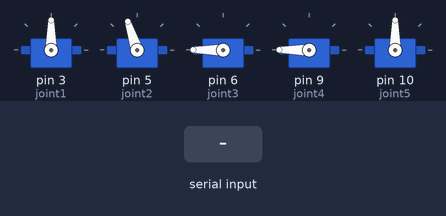
Bench run of a sketch on a simulated Arduino Uno, built with avr-gcc and run on an emulated ATmega328P. On the bench: 5 × servo. The inputs (shaded band) are chosen by the test bench.

Above: at 1.2 s.
1.3 s: "90,45,200\n" received over Serial
At 5.81 s:
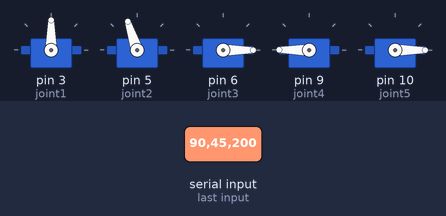
7.3 s: "30,150,10\n" received over Serial
At 13.1 s:
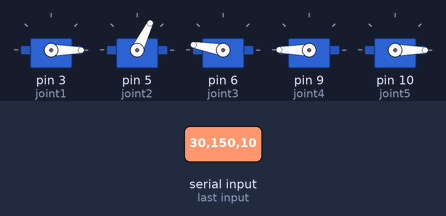
13.3 s: "90,45,200,10\n" received over Serial
At 18.5 s:
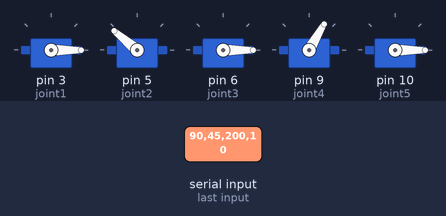
19.3 s: "30,150,10,200\n" received over Serial
At 21.9 s:
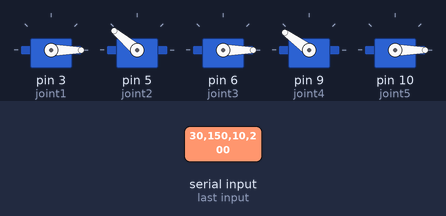
Timing chart, 0 to 24.9 s (numbered marks = the images above; inputs shaded):
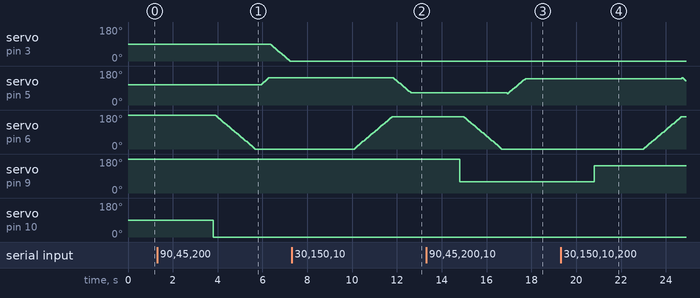

Measured:
- after the input at 1.3 s, servo on pin 3 (joint1): moves from 90° to 0° over 0.85 s, starting after 5.1 s; servo on pin 5 (joint2): 108° → 143° after 4.7 s; servo on pin 6 (joint3): moves from 180° to 0° over 1.8 s, starting after 2.6 s; servo on pin 10 (joint5): 90° → 0° after 2.5 s
- after the input at 7.3 s, servo on pin 6 (joint3): moves from 0° to 170° over 1.7 s, starting after 2.8 s
- after the input at 13.3 s, servo on pin 6 (joint3): moves from 170° to 0° over 1.7 s, starting after 1.7 s; servo on pin 9 (joint4): 180° → 60° after 1.5 s
- after the input at 19.3 s, servo on pin 5 (joint2): 140° → 129° after 5.4 s; servo on pin 6 (joint3): moves from 0° to 170° over 1.7 s, starting after 3.7 s; servo on pin 9 (joint4): 60° → 144° after 1.5 s

The sketch:

robot.ino
```cpp
#include "Servo.h"

void setup2(void);

//Variable Declarations
Servo joint1,joint2,joint3,joint4,joint5,gripper;

int q1, q2, q3, q4 = 0;
int q1_p,q2_p,q3_p,q4_p;
int q1n, q2n,q3n,q4n;
int g;
char se = 0;

int state = 0;
unsigned int response;

void setup() {

  joint1.attach(3);
  joint2.attach(5);
  joint3.attach(6);
  joint4.attach(9);
  joint5.attach(10);
  Serial.begin(9600);

}


void loop() {
  if(se == 0){
        setup2();
        se = 1;
    }


  //info incomming from the python script
  //Serial.available() returns the number of bytes to be read
  while(Serial.available()>0){
      response = Serial.read();
        if(response = 'D' && state == 0){

            q1_p = q1n;

            q1 = Serial.parseInt();

            q1n = int((q1 - 6)*1.07 );

            if(q1n < 0){
                q1n = 0;
              }

            state = 1;
          }
        if(response = 'D' && state == 1){
            q2_p = q2n;

            q2 = Serial.parseInt();

            q2n = 180 - int(q2 * 0.8);   //|

            state = 2;
          }
        if(response = 'D' && state == 2){
            q3_p = q3n;

            q3 = Serial.parseInt();

            q3n = 180 - q3;   //|

            state = 3;
          }
        if(response = 'D' && state == 3){
            q4_p = q4n;

            q4 = Serial.parseInt();

            q4n = 180 - q4;   //|

            state = 4;
          }
        if(response = 'D' && state == 4){
            g = Serial.parseInt();
            state = 5;
          }
        if(state == 5){
            delay(500);
            joint5.write(g);


            if(  (q4n - q4_p) < 0  ){
                 for(q4_p; q4_p >= q4n; q4_p = q4_p - 5){
                    joint4.write(q2_p);
                    delay(50);
                 }
            }else{
                 for(q4_p; q4_p <= q4n; q4_p = q4_p + 5){
                    joint4.write(q4_p);
                    delay(50);
                 }
            }

            if(  (q3n - q3_p) < 0  ){
                 for(q3_p; q3_p >= q3n; q3_p = q3_p - 5){
                    joint3.write(q3_p);
                    delay(50);
                 }
            }else{
                 for(q3_p; q3_p <= q3n; q3_p = q3_p + 5){
                    joint3.write(q3_p);
                    delay(50);
                 }
            }

             if(  (q2n - q2_p) < 0  ){
                 for(q2_p; q2_p >= q2n; q2_p = q2_p - 5){
                    joint2.write(q2_p);
                    delay(50);
                 }
            }else{
                 for(q2_p; q2_p <= q2n; q2_p = q2_p + 5){
                    joint2.write(q2_p);
                    delay(50);
                 }
            }

            if(  (q1 - q1_p) < 0  ){
                 for(q1_p; q1_p >= q1; q1_p = q1_p - 5){
                    joint1.write(q1_p);
                    delay(50);
                 }
            }else{
                 for(q1_p; q1_p <= q1; q1_p = q1_p + 5){
                    joint1.write(q1_p);
                    delay(50);
                 }
            }


              state = 0;

          }

    }

}
//+++++++++++++++++++++++++++++++++++++++++++++++++++++++++++++++++++++++++++++++++++++++++++++++++++++++++++++++++++++++++++++++++++++++++++++++++++++++++++++++++++++++++++++++++++++++
//Function Definitios
void setup2(void){
      q1 = 90;
      q2 = 90; //||
      q3 = 0;
      q4 = 0;
      g = 90;

      q1n = int((q1- 6)*1.07143 );
      if(q1n < 0){
            q1n = 0;
          }
      q2n = 180 - (q2 * 0.8);
      q3n = 180 - q3;
      q4n = 180 - q4;

      joint1.write(q1n);
      joint2.write(q2n);
      joint3.write(q3n);
      joint4.write(q4n);
      joint5.write(g);
  }
```
